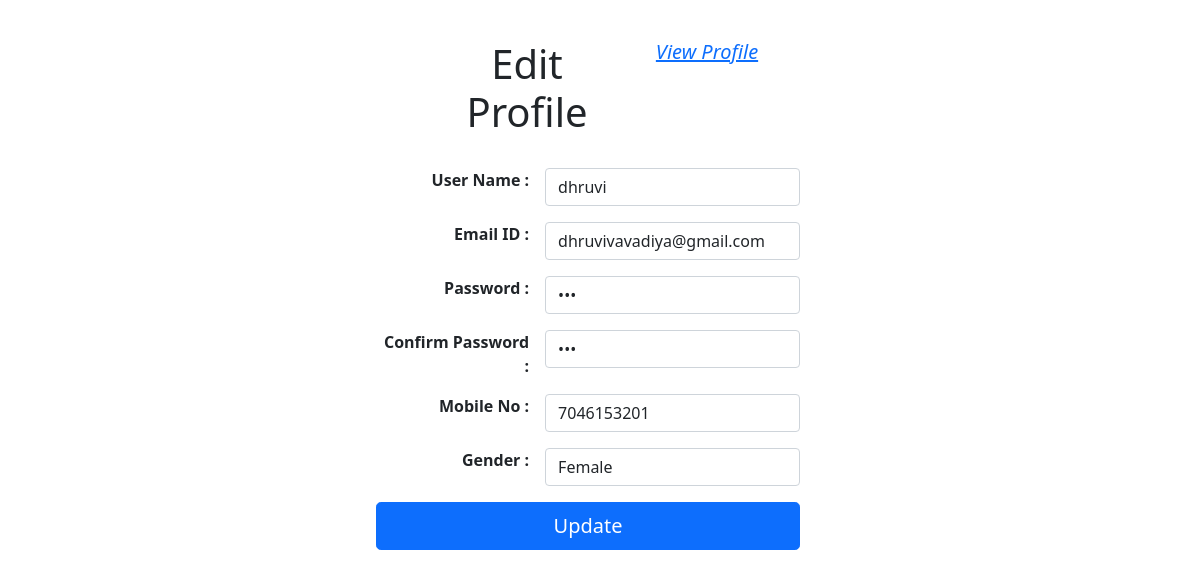
Screenshot of /regist/editprofile.php (signed in) with the database file from the repository.
### tables this page shows
CREATE TABLE `user` (
  `uid` int(11) NOT NULL,
  `unm` varchar(30) NOT NULL,
  `email` varchar(30) NOT NULL,
  `pwd` varchar(30) NOT NULL,
  `mno` varchar(12) NOT NULL,
  `gender` varchar(30) NOT NULL,
  `doj` timestamp NULL DEFAULT current_timestamp() ON UPDATE current_timestamp()
);

### regist/editprofile.php (the view, shortened to what this page needs)
<?php
     include("../head_tag.php");
     include("../conn.php");
     if(isset($_SESSION['pid'])){
         $uid=$_SESSION['pid'];
         $q="select * from user where uid='$uid'";
         $result=mysqli_query($conn,$q) or die();
         $r=mysqli_fetch_row($result);
     }else{
        header('location:../login.php');
     }
?>
<!DOCTYPE html>
<html lang="en">
<head>
</head>
<body>
<div class="container-fluid row">
            <center>
                     <div class="col-xl-5 mt-2">
                        <form method="post">
                        <div class="row m-3 ml-5">
                            <div class="col-sm-7"> <h1 align="center" class='text-center mt-4 ml-5'>Edit Profile</h1></div>
                            <div class="col-sm-5"><a href="#" onclick="document.getElementById('id02').style.display='block'" ><h5 class='text-center mt-4'><em><i>View Profile</i></em></h5></a></div>
                        </div>
                            <table  class="table table-borderless">
                                <tr>
                                    <th class="text-right"><span >User Name :</span></th>
                                    <td>
                                        <input type="text" title="Enter User name" class="form-control" name="user" id="" value="<?php echo $r[1];?>" >
                                    </td>
                                </tr>
                                <tr>
                                    <th class="text-right"><span >Email ID :</span></th>
                                    <td>
                                        <input type="email" title="Enter Email ID" class="form-control" name="email" id="" value="<?php echo $r[2];?>" >
                                    </td>
                                </tr>
                                <tr>
                                    <th class="text-right"><span >Password :</span></th>
                                    <td>
                                        <input type="password"  title="Enter PAssword" class="form-control"  name="pwd" id="" value="<?php echo $r[3];?>">
                                    </td>
                                </tr>
                                <tr>
                                <th class="text-right"><span >Confirm Password :</span></th>
                                    <td>
                                        <input type="password"  title="Enter Confirm Password" class="form-control" name="cpwd" id="" value="<?php echo $r[3];?>" >
                                    </td>
                                </tr>
                                <tr>
                                <th class="text-right"><span >Mobile No :</span></th>
                                    <td>
                                        <input type="text"  title="Enter Mobile Number" class="form-control" name="mno" id="" value="<?php echo $r[4];?>" >
                                    </td>
                                </tr>
                                <tr>
                                <tr>
                                    <th class="text-right"><span >Gender :</span></th>
                                    <td>
                                    <select name="gender" class="form-control">
                                            <?php
                                                $gender=array('Male','Female','Other');
                                            foreach($gender as $g){
                                                    echo "<option value='$g'";
                                                if($g==$r[5]) echo "selected";
                                                    echo ">$g</option>";
                                            }
                                            ?>
                                    </select>
                                    </td>
                                </tr>
                                <tr>
                                    <td colspan="2" class="align-middle">
                                        <input type="submit" class="btn btn-primary btn-block btn-lg" style="padding-left: 3rem; padding-right: 3rem;" value="Update" name="submit">
                                    </td>
                                </tr>
                            </table>
                        </form>
                </div>
            </center>
    </div>
</body>
</html>

### rows the page displays
user: user "dhruvi", email "dhruvivavadiya@gmail.com", mno "7046153201", gender "Female"
